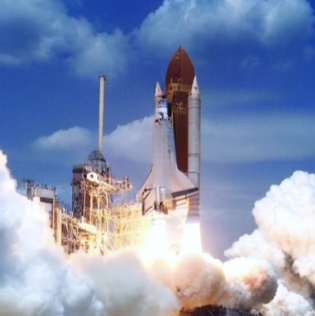
#> input picture baby-image-gen/images/autoreg-sample.png, 315 x 316 px; its folder holds only this picture in this run
$ python convert.py
#> lines starting #> are read from the running program, lines starting #| are printed output that depends on the picture
# convert.py
# writes png images in the images/ directory into a single simplified binary of 32x32 rgb images

from PIL import Image
import numpy as np
import glob

files = sorted(glob.glob("images/*.png"))

images = []

for path in files:
    img = Image.open(path).convert("RGBA")
#> img is the input picture: PIL image 315x316 RGBA; mean R, G, B, A 132, 146.5, 179.8, 255

    # create white background
    bg = Image.new("RGBA", img.size, (255, 255, 255, 255))
#> bg: PIL image 315x316 RGBA; every value is 255
    img = Image.alpha_composite(bg, img)

    # convert to RGB
    img = img.convert("RGB")
#> img: PIL image 315x316 RGB
    img = img.resize((32, 32), Image.BILINEAR)
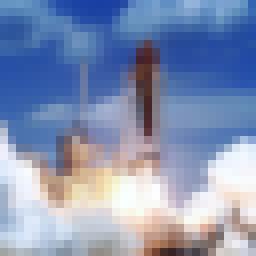
#> img: PIL image 32x32 RGB (shown 8 times larger); mean R, G, B 132.1, 146.6, 179.8

    arr = np.asarray(img).astype(np.float32) / 255.0
    images.append(arr.flatten())

data = np.concatenate(images)
#> data = 3072 values, max 1 at index 2350, min 0.098 at index 33, mean 0.599

with open("emojis.bin", "wb") as f:
    data.tofile(f)

print("wrote emojis.bin with", len(files), "images")

$ run again, on baby-image-gen/images/encode-decode-reconstruct.png
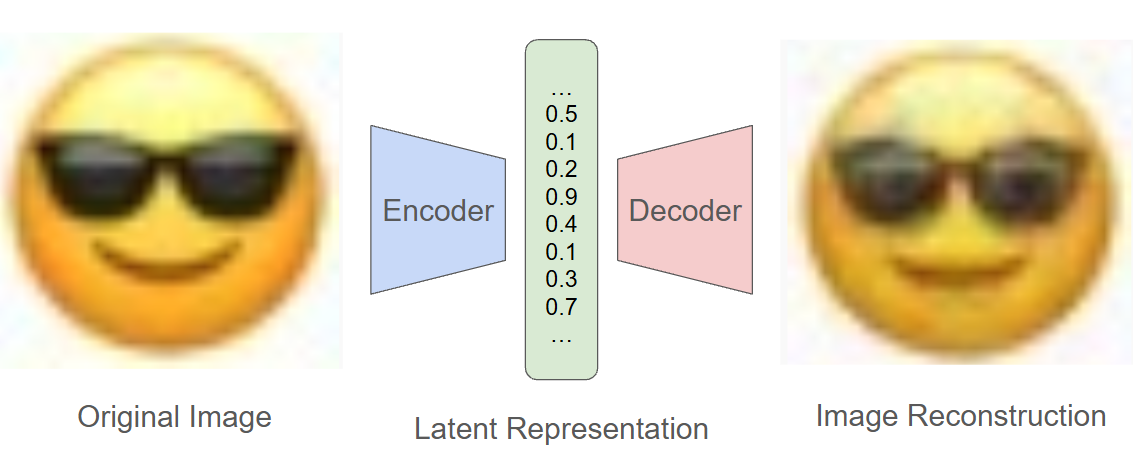
#> input picture baby-image-gen/images/encode-decode-reconstruct.png, 1133 x 466 px
#> img is the input picture: PIL image 1133x466 RGBA; mean R, G, B, A 229.1, 218.1, 191.9, 255
#> bg: PIL image 1133x466 RGBA; every value is 255
#> `img = img.resize((32, 32), Image.BILINEAR)`:
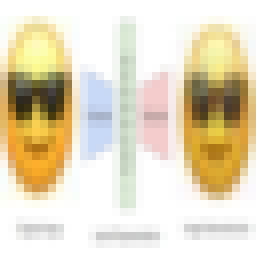
#> img: PIL image 32x32 RGB (shown 8 times larger); mean R, G, B 229, 217.9, 191.7
#> data = 3072 values, max 1 at index 0, min 0.0471 at index 1364, mean 0.835
